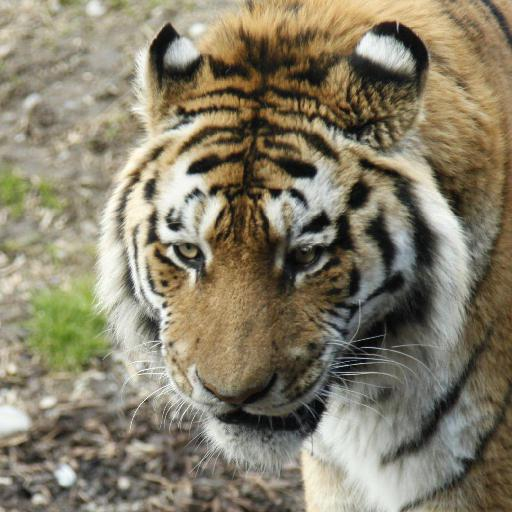
#> input picture cek/0.jpg, 512 x 512 px, found by its file name
$ python prosesgambar.py
#> lines starting #> are read from the running program, lines starting #| are printed output that depends on the picture
### warna.py
import numpy as np

def histHSV(gambar1):
    bins = 8
    gambar1 = gambar1 / 255.0
    tinggi1 = gambar1.shape[0]
    lebar1 = gambar1.shape[1]
    hist_h = np.zeros(bins)
    hist_s = np.zeros(bins)
    hist_v = np.zeros(bins)
    for i in range(tinggi1):
        for j in range(lebar1):
            # proses untuk gambar 1
            r1 = gambar1[i, j, 2]
            g1 = gambar1[i, j, 1]
            b1 = gambar1[i, j, 0]

            Cmax = max(r1,g1,b1)
            Cmin = min(r1,g1,b1)
            selisih = Cmax - Cmin

            if (selisih == 0):
                h1 = 0
            elif (Cmax == r1):
                h1 = 60 * (((g1 - b1) / selisih) % 6)
            elif (Cmax == g1):
                h1 = 60 * (((b1 - r1) / selisih) + 2)
            else:
                h1 = 60 * (((r1 - g1) / selisih) + 4)

            if (Cmax == 0):
                s1 = 0
            else:
                s1 = selisih / Cmax

            v1 = Cmax

            idx_h = min(int(h1 / (360 / bins)),bins - 1)
            idx_s = min(int(s1 / (1 / bins)),bins - 1)
            idx_v = min(int(v1 / (1 / bins)),bins - 1)

            hist_h[idx_h] += 1
            hist_s[idx_s] += 1
            hist_v[idx_v] += 1
    totalh = sum(hist_h)
    totals = sum(hist_s)
    totalv = sum(hist_v)
    hist_h = [h / totalh for h in hist_h]
    hist_s = [s / totals for s in hist_s]
    hist_v = [v / totalv for v in hist_v]
    return hist_h,hist_s,hist_v


def similarity(hist1,hist2):
    summ = 0
    panjangvek1 = np.linalg.norm(hist1)
    panjangvek2 = np.linalg.norm(hist2)
    for i in range (len(hist1)):
        summ += (hist1[i] * hist2[i])
    return summ / (panjangvek1 * panjangvek2)

### prosesgambar.py
import cv2
import os
import warna
import time

# minimum tingkat kecocokan
minim = int(input("masukkan minimal tingkat kecocokan (dalam %): "))
#> the answer given: 3

start1_time = time.time()

# Membaca gambar dari file
gambar1 = cv2.imread('cek\\0.jpg')
#> gambar1 is the input picture: shape (512, 512, 3); mean B, G, R 105.7, 126.8, 134.5
gambar1_resized = cv2.resize(gambar1, (0, 0) , fx = 0.5 , fy = 0.5)
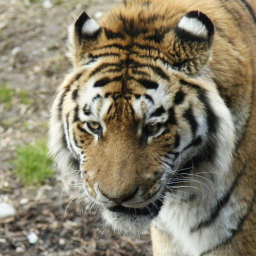
#> gambar1_resized: shape (256, 256, 3); mean B, G, R 105.9, 126.9, 134.6
H1,S1,V1 = warna.histHSV(gambar1_resized)
#> after the loop in histHSV, `for i in range(tinggi1):`: hist_h = [33376, 24658, 2850, 2028, 1955, 349, 110, 210]; hist_s = [21187, 17755, 9615, 10425, 5028, 1305, 194, 27]; hist_v = [2709, 5220, 8378, 10921, 13551, 14319, 7159, 3279]
#> in histHSV, `totalh = sum(hist_h)`: totalh = 65536
#> in histHSV, `hist_h = [h / totalh for h in hist_h]`: hist_h = [0.509, 0.376, 0.0435, 0.0309, 0.0298, 0.00533, 0.00168, 0.0032]
#> in histHSV, `hist_s = [s / totals for s in hist_s]`: hist_s = [0.323, 0.271, 0.147, 0.159, 0.0767, 0.0199, 0.00296, 0.000412]
#> in histHSV, `hist_v = [v / totalv for v in hist_v]`: hist_v = [0.0413, 0.0797, 0.128, 0.167, 0.207, 0.218, 0.109, 0.05]
#> H1 has the same summary as hist_h in histHSV; S1 has the same summary as hist_s in histHSV; V1 has the same summary as hist_v in histHSV

path = "D:\\Kuliah\\Semester 3\\Algeo\\TUBES2_ALGEO\\Github\\TugasBesar-Algeo-2\\cek"
daftar_file = os.listdir(path)

# Mengolah gambar dari RGB ke HSV
sim = []
for nama_file in daftar_file:
    start_time = time.time()

    gambar2 = cv2.imread(os.path.join(path, nama_file))
    gambar2_resized = cv2.resize(gambar2, (0, 0) , fx = 0.5 ,fy = 0.5)
    H2,S2,V2 = warna.histHSV(gambar2_resized)
#> H2 has the same summary as hist_h in histHSV; S2 has the same summary as hist_s in histHSV; V2 has the same summary as hist_v in histHSV

    sim.append((warna.similarity(H1,H2) + warna.similarity(S1,S2) + warna.similarity(V1,V2))/3 *100 )
#> in similarity, `panjangvek1 = np.linalg.norm(hist1)`: panjangvek1 = 0.636
#> the loop in similarity, `for i in range (len(hist1)):` made 8 passes
#> summ on passes 1 to 8: 0.259, 0.401, 0.403, 0.404, 0.405, 0.405, 0.405, 0.405
#> after the loop in similarity, `for i in range (len(hist1)):`: summ = 0.405
#> the loop in similarity (call 2), `for i in range (len(hist1)):` made 8 passes
#> summ on passes 1 to 8: 0.105, 0.178, 0.199, 0.225, 0.231, 0.231, 0.231, 0.231

    end_time = time.time()
    elapsed_time = end_time - start_time
    print(f"Waktu eksekusi:{elapsed_time:.2f}detik")
#> pass 2 of the loop `for nama_file in daftar_file:`:
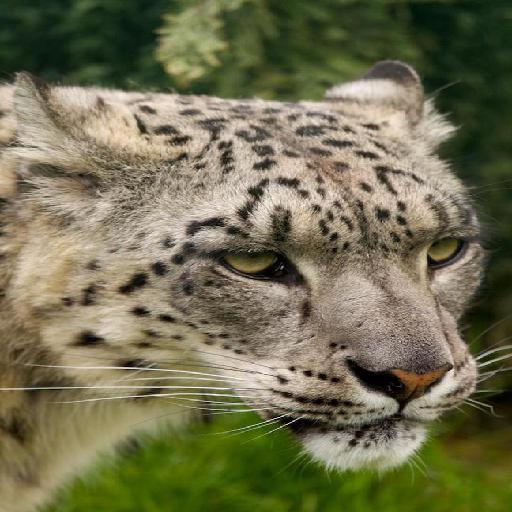
#> input picture cek/1.jpg, 512 x 512 px, found by its file name
#> gambar2 is the input picture: shape (512, 512, 3); mean B, G, R 80.9, 111, 113.6
#> `gambar2_resized = cv2.resize(gambar2, (0, 0) , fx = 0.5 ,fy = 0.5)`:
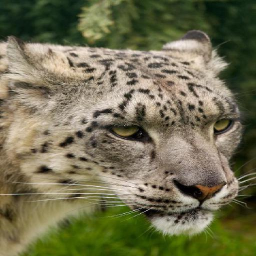
#> gambar2_resized: shape (256, 256, 3); mean B, G, R 81, 111.1, 113.7
#> H2 = [0.538, 0.34, 0.106, 0.0128, 9.16e-05, 0.000381, 0.00104, 0.00165]; S2 = [0.0404, 0.331, 0.203, 0.155, 0.115, 0.031, 0.0279, 0.0957]; V2 = [0.0329, 0.166, 0.174, 0.177, 0.167, 0.171, 0.0992, 0.0133]
#> pass 3 of the loop `for nama_file in daftar_file:`:
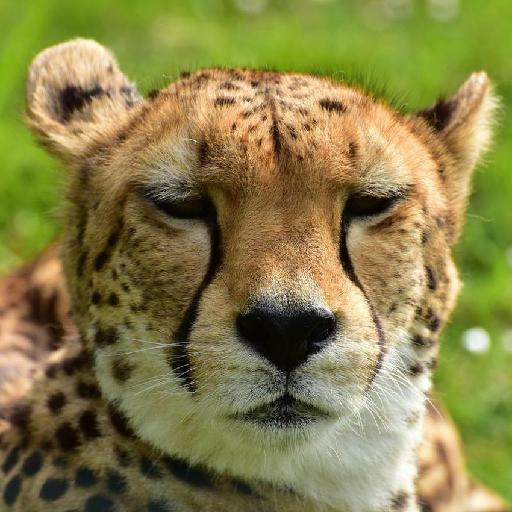
#> input picture cek/10.jpg, 512 x 512 px, found by its file name
#> gambar2 is the input picture: shape (512, 512, 3); mean B, G, R 73.1, 128.3, 135.1
#> `gambar2_resized = cv2.resize(gambar2, (0, 0) , fx = 0.5 ,fy = 0.5)`:
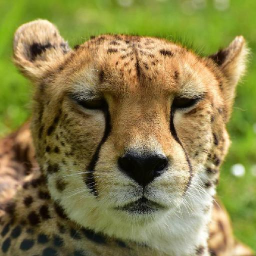
#> gambar2_resized: shape (256, 256, 3); mean B, G, R 73.3, 128.4, 135.3
#> H2 = [0.443, 0.54, 0.00922, 0.00293, 0.00304, 0.00166, 0.000168, 0.000305]; S2 = [0.0532, 0.0707, 0.144, 0.196, 0.202, 0.183, 0.125, 0.0268]; V2 = [0.0425, 0.0609, 0.0921, 0.145, 0.263, 0.212, 0.0938, 0.0907]

#Print hasil compare
simsort = sorted(sim,reverse=True)
#> simsort = [100, 90.6, 83.71]
for i in range (len(sim)-1,-1,-1):
    if (simsort[i] < minim):
            break
    for j in range (len(sim)):
        if (simsort[i] == sim[j]):
            print(f"Tingkat kecocokan ke-{i+1} adalah dengan gambar ke {j+1} atau file yang bernama {daftar_file[j]} dengan persentase = {simsort[i]:.2f}%")
#> this loop made 3 passes
#> i on passes 1, 3: 2, 0
#| Tingkat kecocokan ke-3 adalah dengan gambar ke 3 atau file yang bernama 10.jpg dengan persentase = 83.71%
#| Tingkat kecocokan ke-2 adalah dengan gambar ke 2 atau file yang bernama 1.jpg dengan persentase = 90.60%
#| Tingkat kecocokan ke-1 adalah dengan gambar ke 1 atau file yang bernama 0.jpg dengan persentase = 100.00%
end_time = time.time()
elapsed_time = end_time - start1_time
print(f"Waktu eksekusi:{elapsed_time:.2f}detik")
